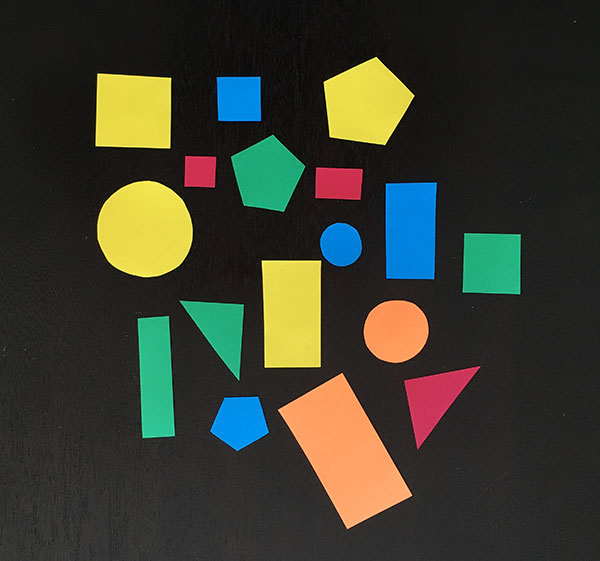
#> input picture src/shapes_and_colors.jpg, 600 x 561 px
$ python max_filter.py --image shapes_and_colors.jpg
#> lines starting #> are read from the running program, lines starting #| are printed output that depends on the picture
#> further down, image is the input picture: shape (561, 600, 3); mean B, G, R 47.2, 60.1, 58.4
import numpy as np
import argparse
import cv2

from mytypes import imageType


def max_rgb_filter(image: imageType) -> imageType:
    # split the image into its BGR components
    (B, G, R) = cv2.split(image)
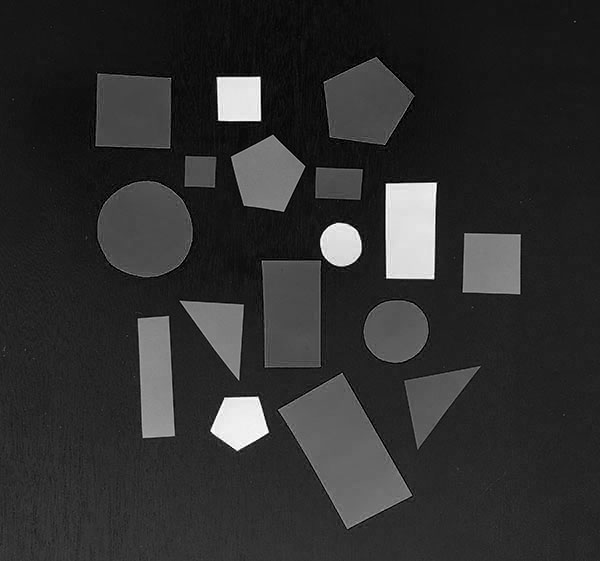
#> B: shape (561, 600); min 0, max 255, mean 47.2

    # find the maximum pixel intensity values for each
    # (x, y)-coordinate,, then set all pixel values less
    # than M to zero
    M = np.maximum(np.maximum(R, G), B)
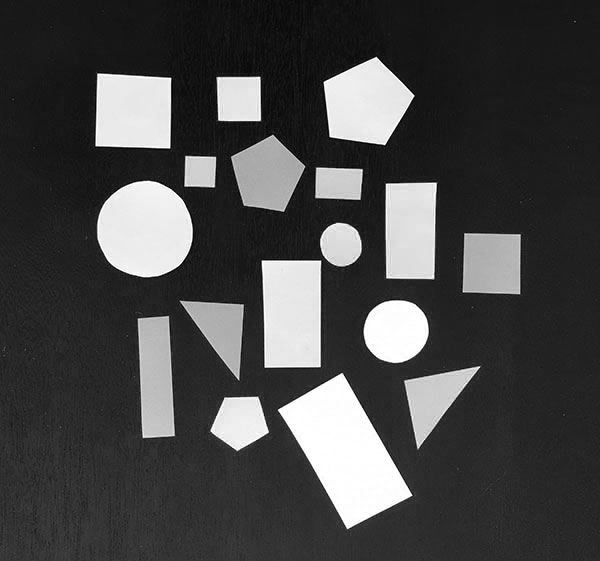
#> M: shape (561, 600); min 0, max 255, mean 71.1
    R[R < M] = 0
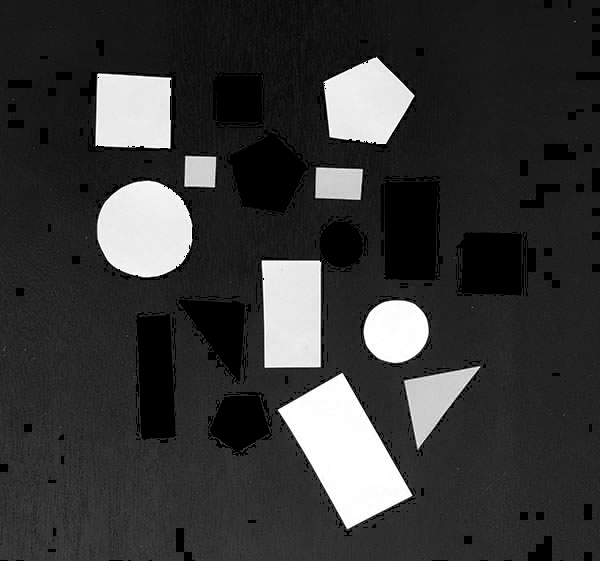
#> R: shape (561, 600); min 0, max 255, mean 55.6
    G[G < M] = 0
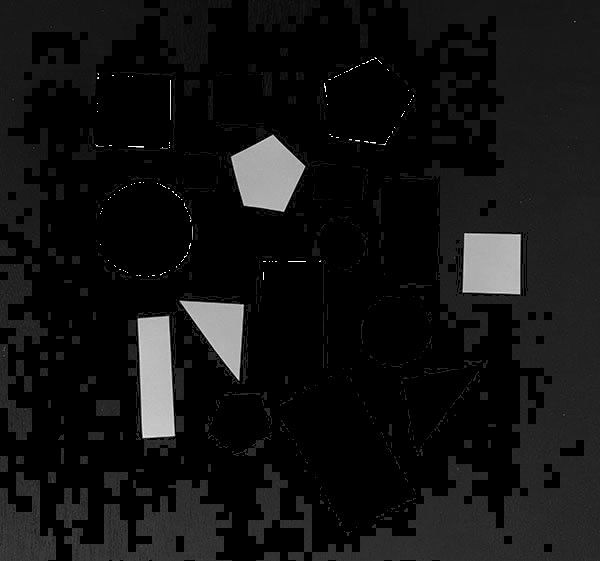
#> G: shape (561, 600); min 0, max 255, mean 19.1
    B[B < M] = 0
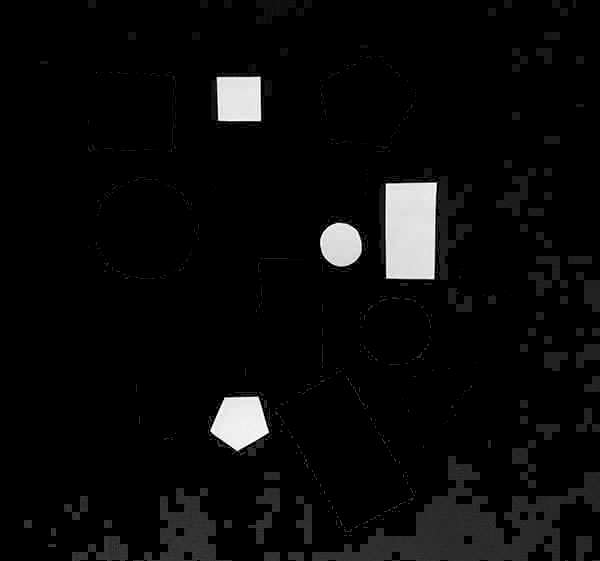
#> B: shape (561, 600); min 0, max 255, mean 10.5

    # merge the channels back together and return the image
    return cv2.merge([B, G, R])
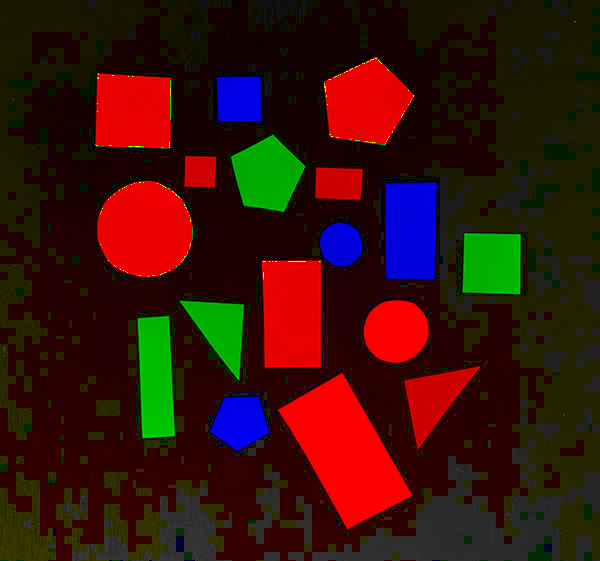
#> returned value: shape (561, 600, 3); mean of channels 0, 1, 2 10.5, 19.1, 55.6; drawn as B, G, R

# construct the argument parse and parse the arguments


ap = argparse.ArgumentParser()
ap.add_argument("-i", "--image", required=True, help="path to input image")
args = vars(ap.parse_args())

# load the image, apply the max RGB filter, and show the
# output images
image = cv2.imread(args["image"])
filtered = max_rgb_filter(image)
cv2.imshow("Images", np.hstack([image, filtered]))
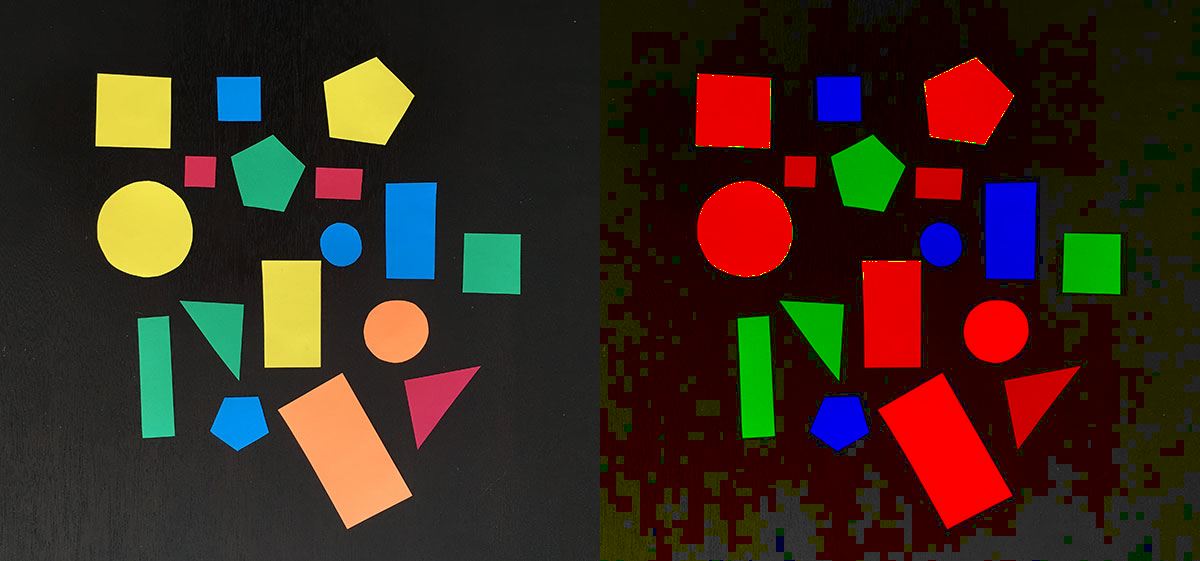
#> window 'Images': shape (561, 1200, 3); mean B, G, R 28.8, 39.6, 57
cv2.waitKey(0)
